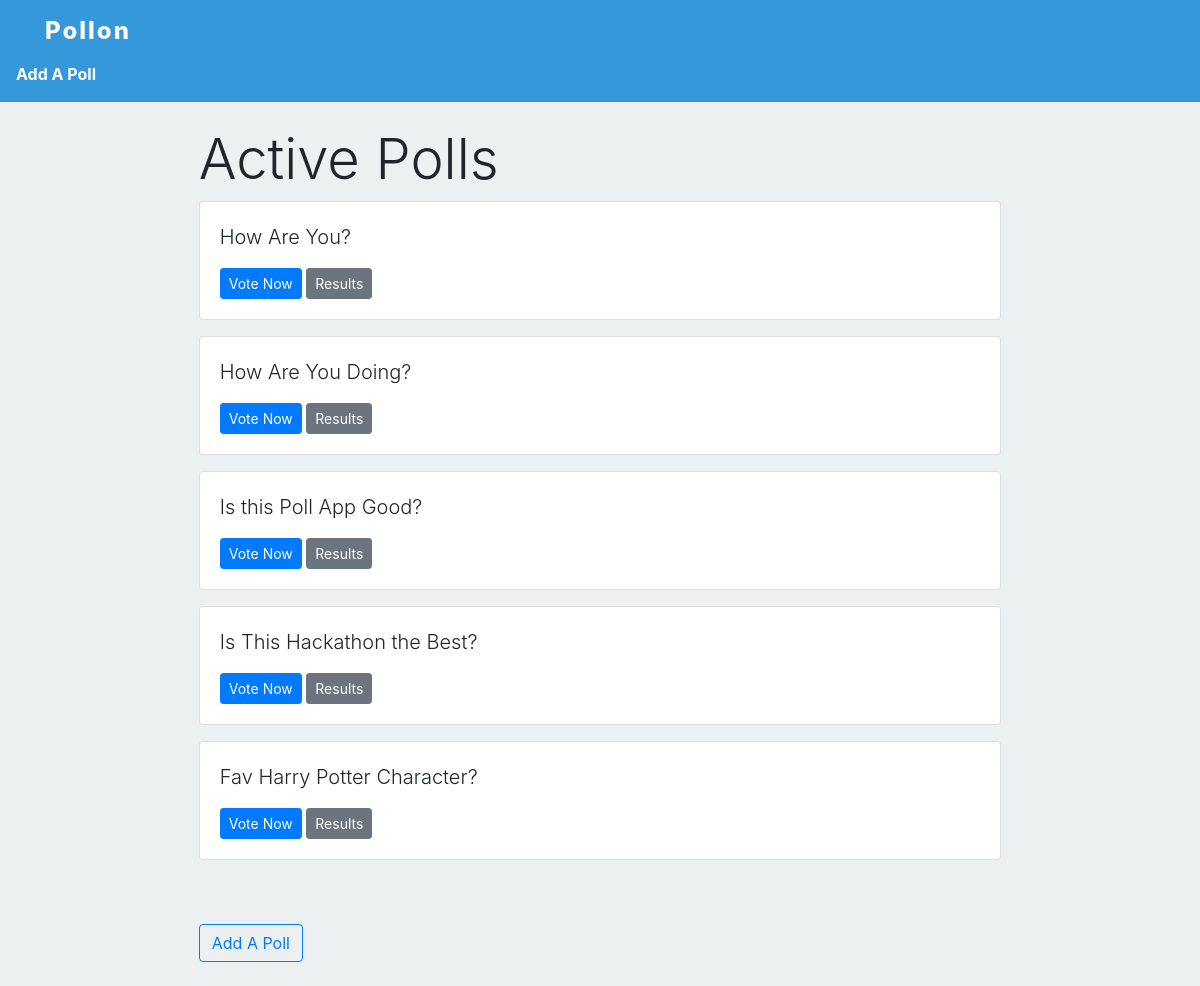
/polls/, run on an earlier commit of the app's database.
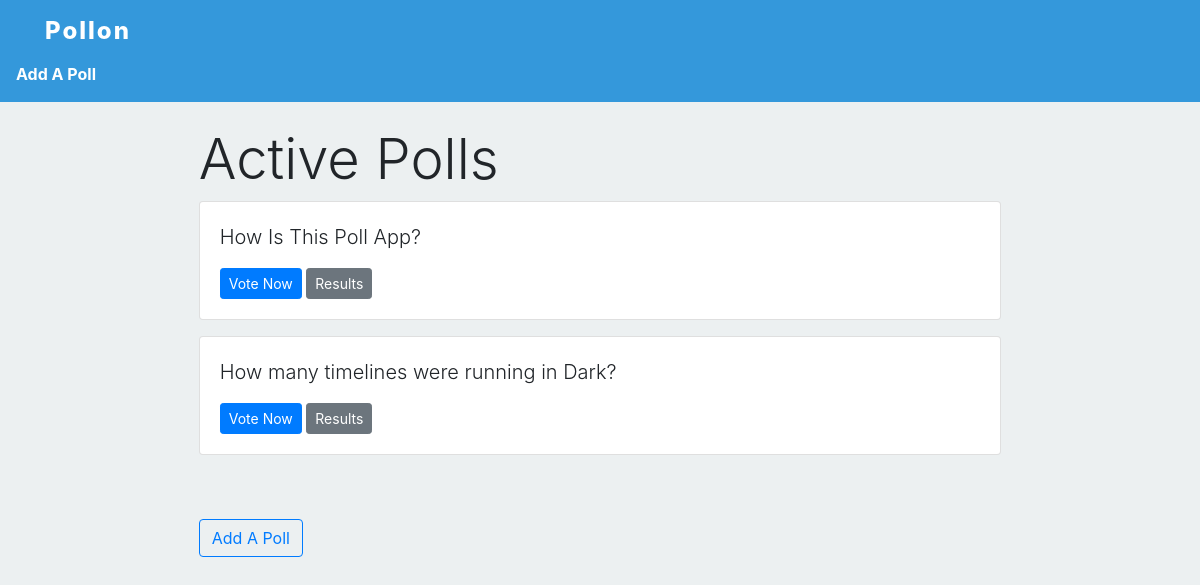
And on a later commit of the database.
### polls/models.py (models this page shows)
class Question(models.Model):
    question_text = models.TextField(max_length=400)
    pub_date = models.DateTimeField('Date Published',default=datetime.datetime.now())
    open_for_all = models.BooleanField(default=True)
    def __str__(self):
        return self.question_text
    def link(self):
        return helpers.inttohex(self.id)

### polls/views.py (the view)
# urls.py: path('',views.index,name="index")
def index(request):
    latest_question = Question.objects.order_by('-pub_date').filter(open_for_all=True)
    return render(request,"polls/index.html",{
        'latest_question' : latest_question
    })

### polls/helpers.py (called while the page is built)
def inttohex(s):
    val =  hex(int(s)*1234)
    return str(val)

### polls/templates/polls/index.html
{% extends 'polls/layout.html' %}
{% block body %}
<h1 class="display-4">Active Polls</h1>
{% for question in latest_question %}
<div class="card mb-3">
    <div class="card-body">
        <p class="lead">
{{question}}
        </p>
        <a href="{% url 'polls:details' question.link %}" class="btn btn-primary btn-sm">Vote Now</a>
        <a href="{% url 'polls:results' question.link %}" class="btn btn-secondary btn-sm">Results</a>
    </div>
</div>
{% empty %}
    NO POLLS
{% endfor %}
<br>
<a class="btn btn-outline-primary mb-4 mt-4" href="{% url 'polls:addPoll' %}"> Add A Poll </a>
{% endblock %}

### polls/templates/polls/layout.html (shortened to what this page needs)
{% load static %}
<!DOCTYPE html>
<html lang="en">
<head>
    <link rel="stylesheet" href="https://cdn.jsdelivr.net/npm/bootstrap@4.5.3/dist/css/bootstrap.min.css">
    <link rel="stylesheet" href="{% static 'polls/layout.css' %}">
</head>
<body>
    {% include 'partials/_navbar.html' %}
    <div class="container">
        <div class="col-md-9 col-sm-12 m-auto">
    {% block body %}
    {% endblock %}
        </div>
    </div>
</body>
</html>

### polls/templates/partials/_navbar.html
<nav class="navbar navbar-dark bg-primary mb-4">
<div class="container">
    <div class="navbar-brand"> <a href="{% url 'pages:index' %}" style="color: white;text-decoration: none; font-weight: 800; letter-spacing: 2px; font-size: 1.5rem;"> Pollon</a></div>
</div>
 <div class="navbar-nav">
      <a class="nav-item nav-link active mr-4 font-weight-bold" href="{% url 'polls:addPoll' %}">Add A Poll<span class="sr-only">(current)</span></a>
    </div>
</nav>

### polls/static/polls/layout.css (style rules this page uses)
body { background: #ecf0f1; }
.navbar { background-color: #3498db !important; }

### polls/templates/polls/layout.html (style rules this page uses)
body { background: #ecf0f1; }
.navbar { background-color: #3498db !important; }

What changed in the data, as far as the page shows it:
removed Question: question_text "How Are You?"
removed Question: question_text "How Are You Doing?"
no longer on this page (row edited): Question: question_text "Is this Poll App Good?"
removed Question: question_text "Is This Hackathon the Best?"
removed Question: question_text "Fav Harry Potter Character?"
added Question: question_text "How Is This Poll App?"
added Question: question_text "How many timelines were running in Dark?"
